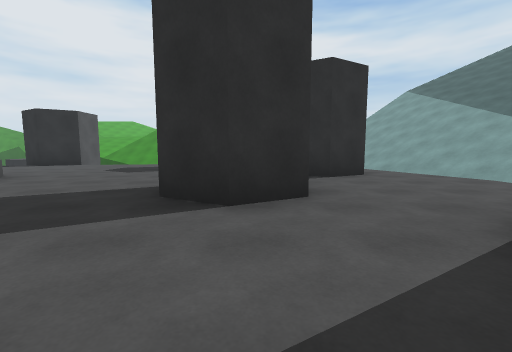
[1] (above)

17 first-person views from a walk through a 3-D level made in the Unity game engine. The camera is 1.2 m above the floor, tilts 6° down and sees 90° across. The floor is counted in squares, 2 m on a side. Each view is taken from the middle of a square. On the plan, view 1 faces up. The plan holds only what a view shows up to about 9 squares ahead; the rest is blank. The place goes on beyond the plan.

[2]
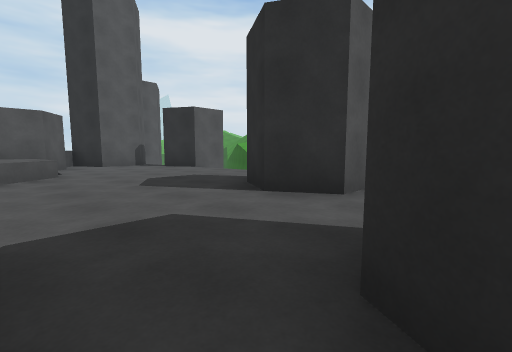

[3]
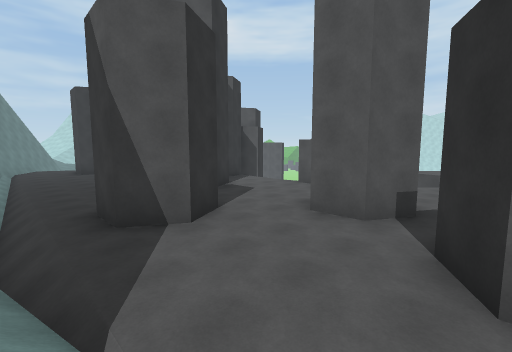

[4]
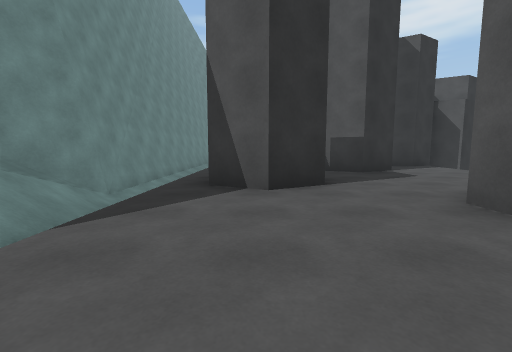

[5]
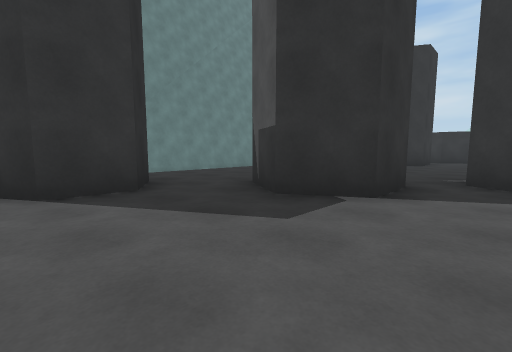

[6]
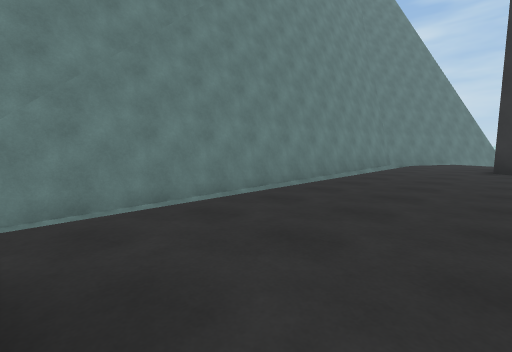

[7]
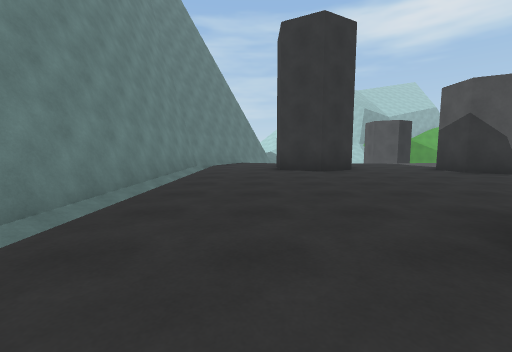

[8]
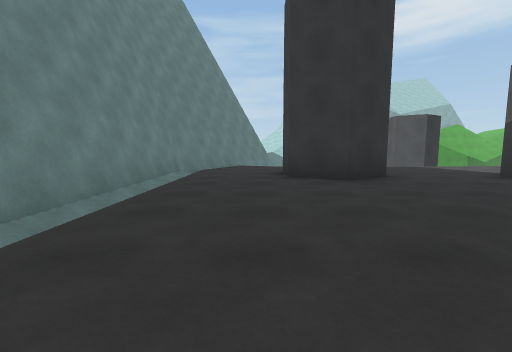

[9]
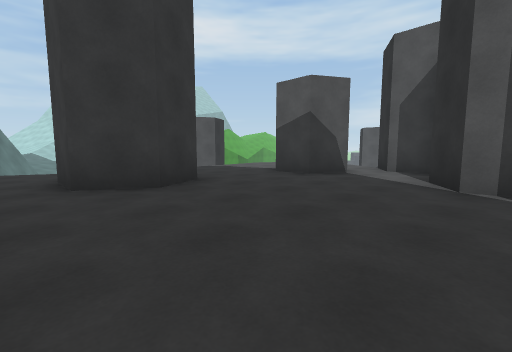

[10]
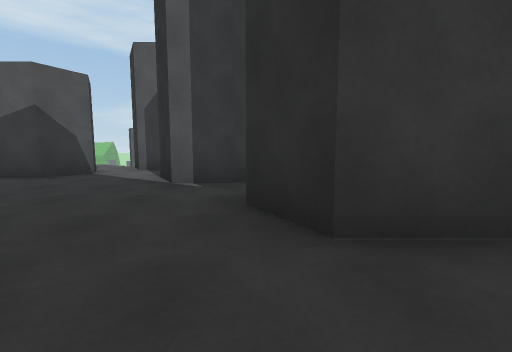

[11]
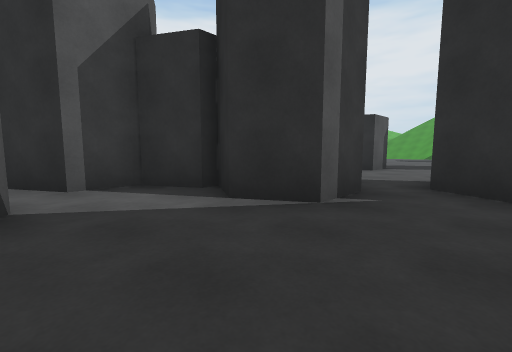

[12]
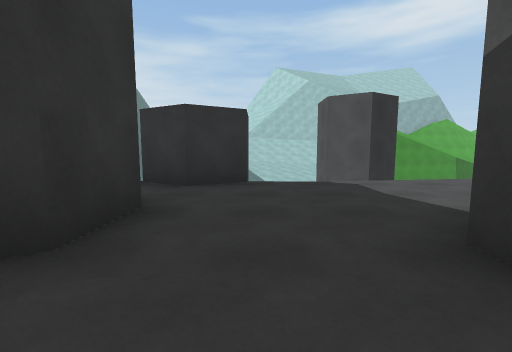

[13]
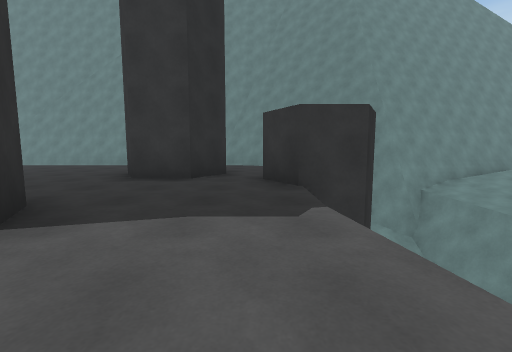

[14]
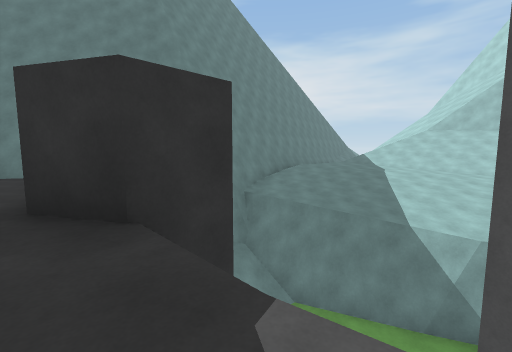

[15]
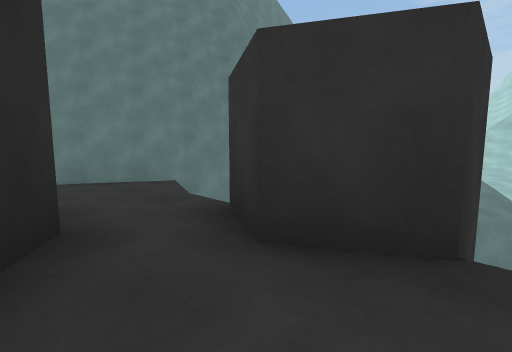

[16]
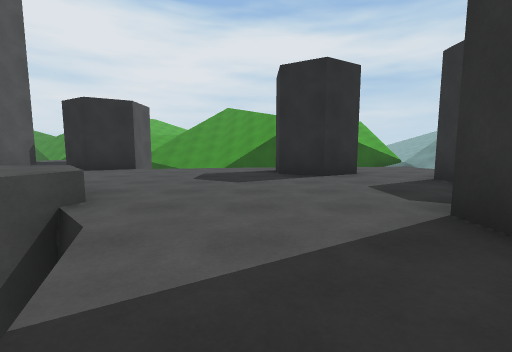

[17]
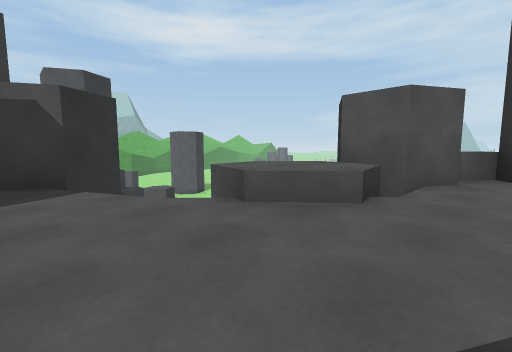

### Floor plan
Key: @ floor where view 1 was taken; # wall or solid block; . main floor; - floor 0.25 m lower than the main floor; _ floor 0.5 m lower than the main floor; < floor 5 m lower than the main floor; / step, stairs or slope; ^ raised ledge; v drop or lower ground.
Columns run from 10 left of view 1 to 7 right of it. Each row starts with its distance up from view 1.
 11             v/
 10   ##  /.  .../
  9  ##.....##... ////
  8 ##......##.. /////
  7 #..........# .////
  6 ###v^......##.///
  5   ##^^........./
  4     #<...##..../
  3       v..##....//
  2       #.....##./##
  1       ##....##./#
  0        #..@..../#
 -1         ..##.../#
 -2         ..##.../#
 -3        ##.#..../#
 -4       ###....../#
 -5      ##.#....../#
 -6     ##........./#
 -7     #..#......./#
 -8     ..##...#...##
 -9       .#...##..#
-10       .....##..#
-11      ..........#
-12         v###  ##
-13              #
-14            /##
-15         <<####
-16        /##v//#
-17        //////#
-18        //////#
-19        /////.##
-20        //_-.  #
-21        //_-
-22        ////
-23        ///

Positions as (right, up) in squares from view 1, and headings:
1: (0, 0), facing up
2: (1, 5), facing up-left
3: (5, 6), facing down-left
4: (3, 6), facing down
5: (-2, 2), facing down-right
6: (2, 0), facing down-right
7: (3, -1), facing down
8: (3, -3), facing down
9: (3, -4), facing down-left
10: (3, -3), facing left
11: (0, -7), facing up-left
12: (-1, -7), facing down
13: (-5, -11), facing right
14: (-3, -11), facing down-right
15: (-1, -10), facing down-right
16: (-3, 2), facing up
17: (-3, 7), facing down-left
